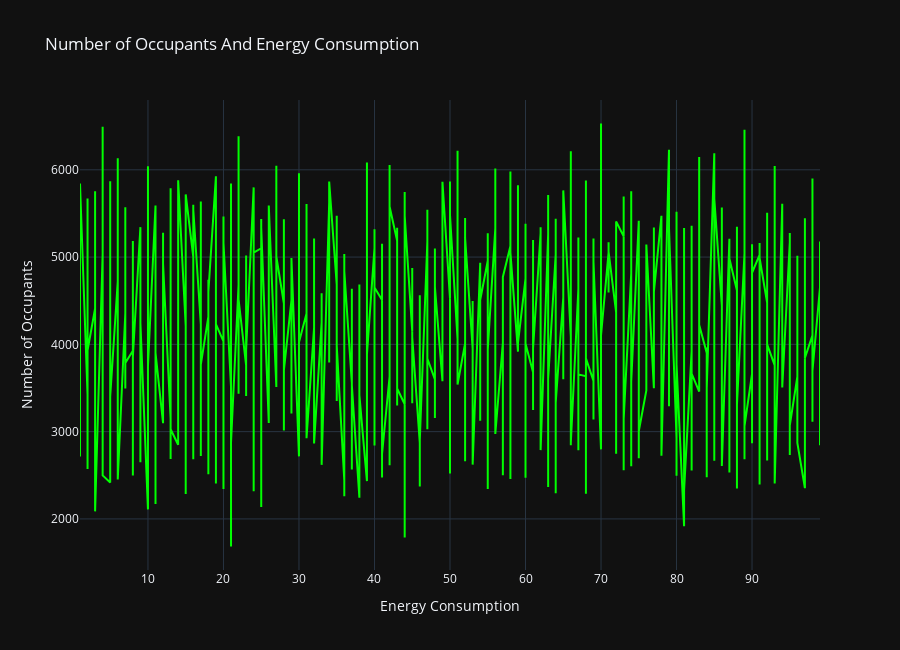

This figure's notebook cell:
### Code cell
MultiLine_target1.show()

### Figure 1 — Plotly figure (JSON) as saved in the notebook; plotly's stock layout.template omitted (floating-point values rounded to 4 significant figures; data arrays with more than 128 entries replaced by an {"elided": "..."} marker saying what was removed)
{"data": [{"line": {"color": "lime"}, "name": "Number of Occupants", "x": {"elided": "1100 int values"}, "y": {"elided": "1100 float values"}, "type": "scatter"}], "layout": {"height": 650, "yaxis": {"title": {"text": "Number of Occupants"}}, "xaxis": {"title": {"text": "Energy Consumption"}}, "title": {"text": "Number of Occupants And Energy Consumption"}}}
